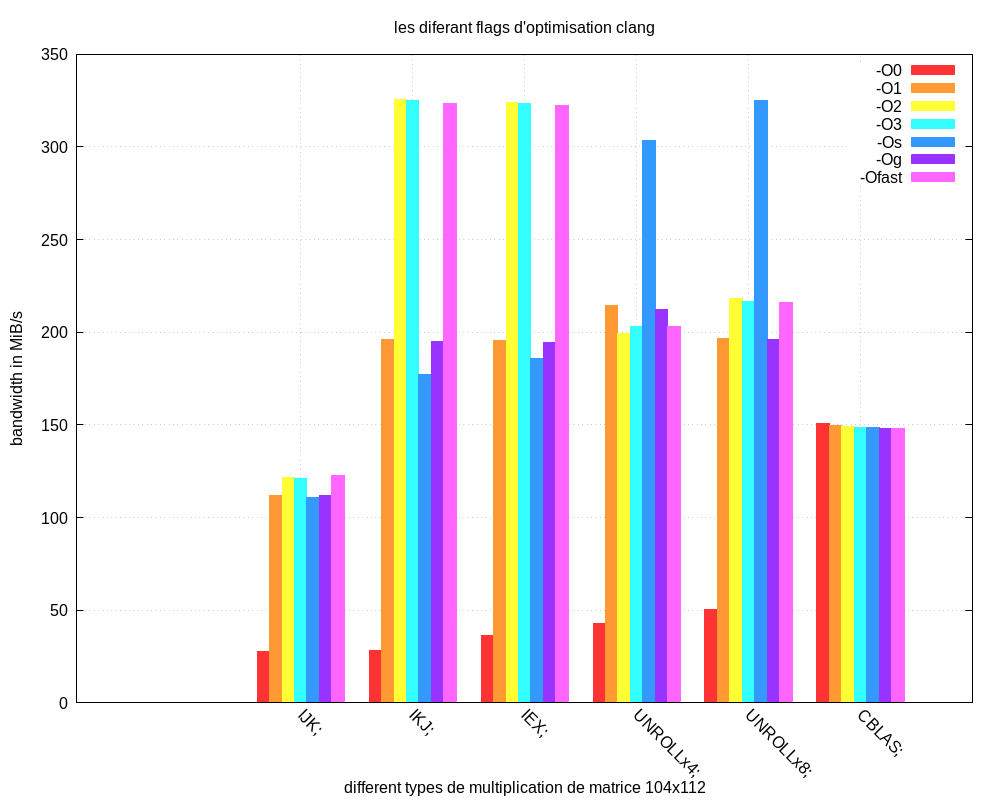

This chart was generated by the following gnuplot code:
set terminal pngcairo font 'arial,12' size 1000, 800
set output 'clang_flags.png'

set style fill solid 1.00 
set style data histograms 
set grid

set xtics border in scale 0,0 nomirror rotate by -45 autojustify

set xrange [ * : * ]
set yrange [ * : * ]

set ylabel 'bandwidth in MiB/s'
set xlabel 'different types de multiplication de matrice 104x112'

set title "les diferant flags d'optimisation clang"
plot '104-x-112-clang-O0.dat' using 14:xtic(1) ti '-O0' lc rgb '#FF3333', \
     '104-x-112-clang-O1.dat' using 14:xtic(1) ti '-O1' lc rgb '#FF9933', \
     '104-x-112-clang-O2.dat' using 14:xtic(1) ti '-O2' lc rgb '#FFFF33', \
     '104-x-112-clang-O3.dat' using 14:xtic(1) ti '-O3' lc rgb '#33FFFF', \
     '104-x-112-clang-Os.dat' using 14:xtic(1) ti '-Os' lc rgb '#3399FF', \
     '104-x-112-clang-Og.dat' using 14:xtic(1) ti '-Og' lc rgb '#9933FF', \
     '104-x-112-clang-Ofast.dat' using 14:xtic(1) ti '-Ofast' lc rgb '#FF66FF'
